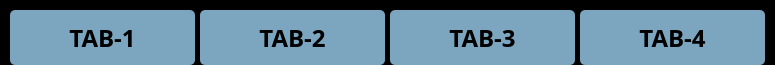
                     <widget class="QFrame" name="frame_115">
                      <property name="minimumSize">
                       <size>
                        <width>775</width>
                        <height>0</height>
                       </size>
                      </property>
                      <property name="maximumSize">
                       <size>
                        <width>16777215</width>
                        <height>65</height>
                       </size>
                      </property>
                      <property name="styleSheet">
                       <string notr="true">background: black;
border-bottom-right-radius: 0px;
border-bottom-left-radius:0px;
border-top-right-radius: 5px;
border-top-left-radius:5px;
</string>
                      </property>
                      <property name="frameShape">
                       <enum>QFrame::StyledPanel</enum>
                      </property>
                      <property name="frameShadow">
                       <enum>QFrame::Raised</enum>
                      </property>
                      <layout class="QHBoxLayout" name="horizontalLayout_29">
                       <property name="spacing">
                        <number>5</number>
                       </property>
                       <property name="leftMargin">
                        <number>10</number>
                       </property>
                       <property name="topMargin">
                        <number>10</number>
                       </property>
                       <property name="rightMargin">
                        <number>10</number>
                       </property>
                       <property name="bottomMargin">
                        <number>0</number>
                       </property>
                       <item>
                        <widget class="QPushButton" name="Tab1_btn">
                         <property name="minimumSize">
                          <size>
                           <width>80</width>
                           <height>55</height>
                          </size>
                         </property>
                         <property name="font">
                          <font>
                           <family>Rockwell</family>
                           <pointsize>18</pointsize>
                           <weight>75</weight>
                           <bold>true</bold>
                          </font>
                         </property>
                         <property name="styleSheet">
                          <string notr="true">QPushButton {
	color:black;
	
	background:#7CA6C0;
	border-radius: 5px;
}

QPushButton:hover {
	
	
    background: #60A7E4;
	border-radius: 5px;
}

QPushButton:pressed {
	
    background: #60A7E4;
	border-radius: 5px;
}</string>
                         </property>
                         <property name="text">
                          <string>TAB-1</string>
                         </property>
                        </widget>
                       </item>
                       <item>
                        <widget class="QPushButton" name="Tab2_btn">
                         <property name="minimumSize">
                          <size>
                           <width>80</width>
                           <height>55</height>
                          </size>
                         </property>
                         <property name="font">
                          <font>
                           <family>Rockwell</family>
                           <pointsize>18</pointsize>
                           <weight>75</weight>
                           <bold>true</bold>
                          </font>
                         </property>
                         <property name="styleSheet">
                          <string notr="true">QPushButton {
	color:black;
	
	background:#7CA6C0;
	border-radius: 5px;
}

QPushButton:hover {
	
	
    background: #60A7E4;
	border-radius: 5px;
}

QPushButton:pressed {
	
    background: #60A7E4;
	border-radius: 5px;
}</string>
                         </property>
                         <property name="text">
                          <string>TAB-2</string>
                         </property>
                        </widget>
                       </item>
                       <item>
                        <widget class="QPushButton" name="Tab3_btn">
                         <property name="minimumSize">
                          <size>
                           <width>80</width>
                           <height>55</height>
                          </size>
                         </property>
                         <property name="font">
                          <font>
                           <family>Rockwell</family>
                           <pointsize>18</pointsize>
                           <weight>75</weight>
                           <bold>true</bold>
                          </font>
                         </property>
                         <property name="styleSheet">
                          <string notr="true">QPushButton {
	color:black;
	
	background:#7CA6C0;
	border-radius: 5px;
}

QPushButton:hover {
	
	
    background: #60A7E4;
	border-radius: 5px;
}

QPushButton:pressed {
	
    background: #60A7E4;
	border-radius: 5px;
}</string>
                         </property>
                         <property name="text">
                          <string>TAB-3</string>
                         </property>
                        </widget>
                       </item>
                       <item>
                        <widget class="QPushButton" name="Tab4_btn">
                         <property name="minimumSize">
                          <size>
                           <width>80</width>
                           <height>55</height>
                          </size>
                         </property>
                         <property name="font">
                          <font>
                           <family>Rockwell</family>
                           <pointsize>18</pointsize>
                           <weight>75</weight>
                           <bold>true</bold>
                          </font>
                         </property>
                         <property name="styleSheet">
                          <string notr="true">QPushButton {
	color:black;
	
	background:#7CA6C0;
	border-radius: 5px;
}

QPushButton:hover {
	
	
    background: #60A7E4;
	border-radius: 5px;
}

QPushButton:pressed {
	
    background: #60A7E4;
	border-radius: 5px;
}</string>
                         </property>
                         <property name="text">
                          <string>TAB-4</string>
                         </property>
                        </widget>
                       </item>
                      </layout>
                     </widget>
